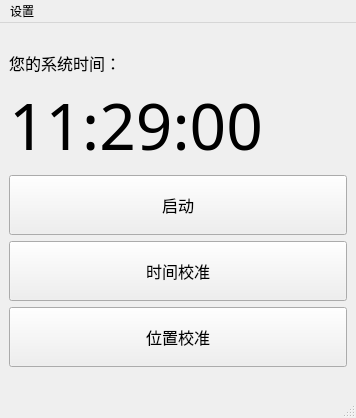
<?xml version="1.0" encoding="UTF-8"?>
<ui version="4.0">
 <class>MainWindow</class>
 <widget class="QMainWindow" name="MainWindow">
  <property name="geometry">
   <rect>
    <x>0</x>
    <y>0</y>
    <width>356</width>
    <height>418</height>
   </rect>
  </property>
  <property name="windowTitle">
   <string>拍牌助手</string>
  </property>
  <widget class="QWidget" name="centralwidget">
   <layout class="QGridLayout" name="gridLayout_2">
    <item row="0" column="1">
     <layout class="QGridLayout" name="gridLayout">
      <item row="1" column="0" colspan="2">
       <widget class="QLabel" name="lblTime">
        <property name="sizePolicy">
         <sizepolicy hsizetype="Preferred" vsizetype="Fixed">
          <horstretch>0</horstretch>
          <verstretch>0</verstretch>
         </sizepolicy>
        </property>
        <property name="font">
         <font>
          <family>微软雅黑</family>
          <pointsize>48</pointsize>
         </font>
        </property>
        <property name="text">
         <string>11:29:00</string>
        </property>
       </widget>
      </item>
      <item row="0" column="0" colspan="2">
       <widget class="QLabel" name="label">
        <property name="sizePolicy">
         <sizepolicy hsizetype="Preferred" vsizetype="Fixed">
          <horstretch>0</horstretch>
          <verstretch>0</verstretch>
         </sizepolicy>
        </property>
        <property name="font">
         <font>
          <family>微软雅黑</family>
          <pointsize>12</pointsize>
         </font>
        </property>
        <property name="text">
         <string>您的系统时间：</string>
        </property>
       </widget>
      </item>
      <item row="3" column="0" colspan="2">
       <widget class="QPushButton" name="btnStart">
        <property name="enabled">
         <bool>true</bool>
        </property>
        <property name="minimumSize">
         <size>
          <width>0</width>
          <height>60</height>
         </size>
        </property>
        <property name="font">
         <font>
          <family>微软雅黑</family>
          <pointsize>12</pointsize>
          <weight>50</weight>
          <bold>false</bold>
         </font>
        </property>
        <property name="text">
         <string>启动</string>
        </property>
       </widget>
      </item>
      <item row="4" column="0" colspan="2">
       <widget class="QPushButton" name="btnTimeSync">
        <property name="minimumSize">
         <size>
          <width>0</width>
          <height>60</height>
         </size>
        </property>
        <property name="font">
         <font>
          <family>微软雅黑</family>
          <pointsize>12</pointsize>
         </font>
        </property>
        <property name="text">
         <string>时间校准</string>
        </property>
       </widget>
      </item>
      <item row="5" column="0" colspan="2">
       <widget class="QPushButton" name="btnSetting">
        <property name="sizePolicy">
         <sizepolicy hsizetype="Minimum" vsizetype="Fixed">
          <horstretch>0</horstretch>
          <verstretch>0</verstretch>
         </sizepolicy>
        </property>
        <property name="minimumSize">
         <size>
          <width>0</width>
          <height>60</height>
         </size>
        </property>
        <property name="font">
         <font>
          <family>微软雅黑</family>
          <pointsize>12</pointsize>
         </font>
        </property>
        <property name="text">
         <string>位置校准</string>
        </property>
       </widget>
      </item>
     </layout>
    </item>
   </layout>
  </widget>
  <widget class="QMenuBar" name="menubar">
   <property name="geometry">
    <rect>
     <x>0</x>
     <y>0</y>
     <width>356</width>
     <height>26</height>
    </rect>
   </property>
   <widget class="QMenu" name="menu">
    <property name="title">
     <string>设置</string>
    </property>
    <addaction name="actionPriceSetting"/>
   </widget>
   <addaction name="menu"/>
  </widget>
  <widget class="QStatusBar" name="statusbar"/>
  <action name="actionPriceSetting">
   <property name="text">
    <string>拍牌策略</string>
   </property>
   <property name="iconText">
    <string>拍牌策略</string>
   </property>
   <property name="shortcut">
    <string>Alt+P</string>
   </property>
  </action>
 </widget>
 <resources/>
 <connections/>
</ui>
